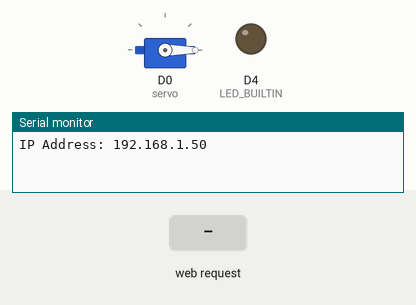
This program was run on a simulated ESP8266 (NodeMCU). Shown: servo, output pins drawn as LEDs (lit = HIGH, except the on-board LED, lit = LOW), the last lines printed to the serial monitor. The test bench sets the inputs (shaded band). WiFi joins after 1.5 s; servers stay silent unless stated.

Above: at 2.7 s.
2.8 s: HTTP request GET /paint-on received
At 3.8 s:
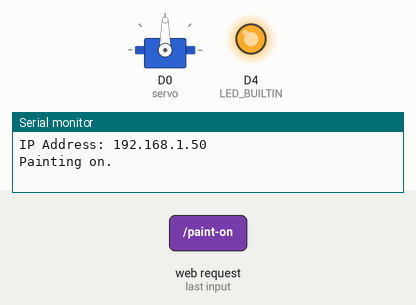
4.3 s: HTTP request GET /paint-off received
At 4.9 s:
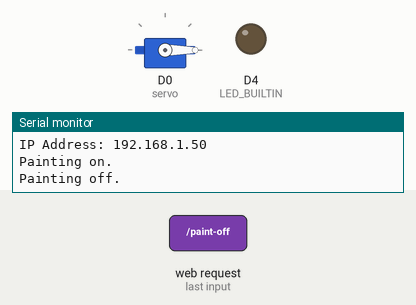
Timing chart, 0 to 7.3 s (numbered marks = the images above; inputs shaded):
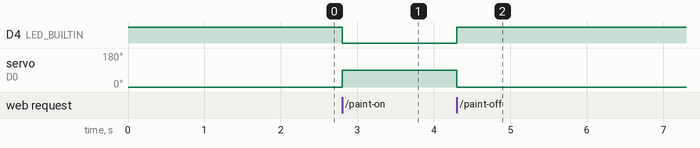

The program:

main.cpp
```cpp
//
// A simple server implementation showing how to:
//  * serve static messages
//  * read GET and POST parameters
//  * handle missing pages / 404s
//

#include <Arduino.h>
#include <ESP8266WiFi.h>
#include <ESPAsyncTCP.h>
#include <ESPAsyncWebServer.h>
#include <Servo.h>

#define ANGLE_ON 90
#define ANGLE_OFF 0

AsyncWebServer server(80);
Servo servo;

const char * SSID = "spot-BD-02300009";
const char * PASSWORD = "fma5iuy5tws4";

const char* PARAM_MESSAGE = "message";

void notFound(AsyncWebServerRequest *request) {
    request->send(404, "text/plain", "Not found");
}

void setup() {

    Serial.begin(9600);

    pinMode(LED_BUILTIN, OUTPUT);
    servo.attach(D0, 771, 2740);
    servo.write(0);

    digitalWrite(LED_BUILTIN, HIGH);


    WiFi.mode(WIFI_STA);
    WiFi.begin(SSID, PASSWORD);
    if (WiFi.waitForConnectResult() != WL_CONNECTED) {
        Serial.printf("WiFi Failed!\n");
        return;
    }

    Serial.print("IP Address: ");
    Serial.println(WiFi.localIP());

    server.on("/", HTTP_GET, [](AsyncWebServerRequest *request){
        request->send(200, "text/plain", "Hello, world");
    });

    server.on("/paint-on", HTTP_GET, [](AsyncWebServerRequest *request){
        servo.write(ANGLE_ON);
        digitalWrite(LED_BUILTIN, LOW);
        request->send(200, "text/plain", "Painting on.");
        Serial.println("Painting on.");
    });

    server.on("/paint-off", HTTP_GET, [](AsyncWebServerRequest *request){
        servo.write(ANGLE_OFF);
        digitalWrite(LED_BUILTIN, HIGH);
        request->send(200, "text/plain", "Painting off.");
        Serial.println("Painting off.");
    });

    // Send a GET request to <IP>/get?message=<message>

    server.onNotFound(notFound);

    server.begin();
}

void loop() {
}
```

Measured:
- after the input at 2.8 s, D4 (LED_BUILTIN): HIGH → LOW at once; servo on D0 (servo): 0° → 90° at once
- after the input at 4.3 s, D4 (LED_BUILTIN): LOW → HIGH at once; servo on D0 (servo): 90° → 0° at once
